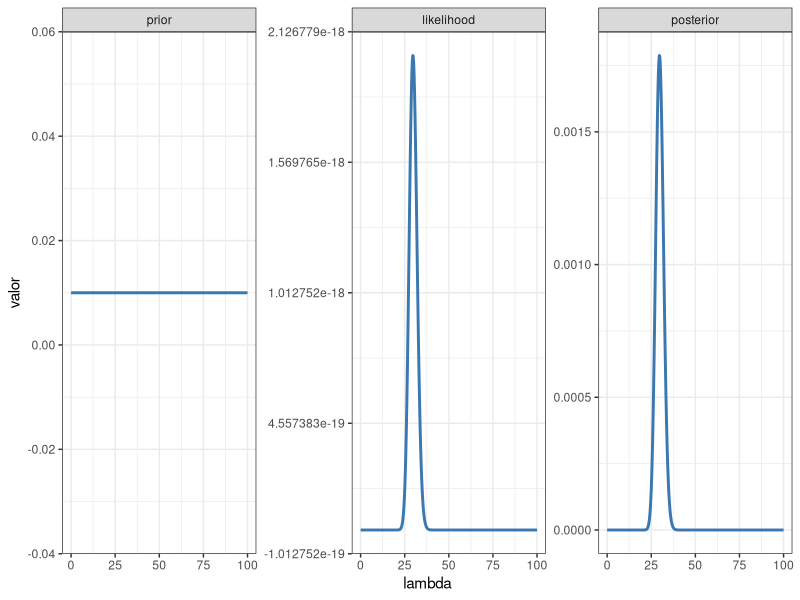
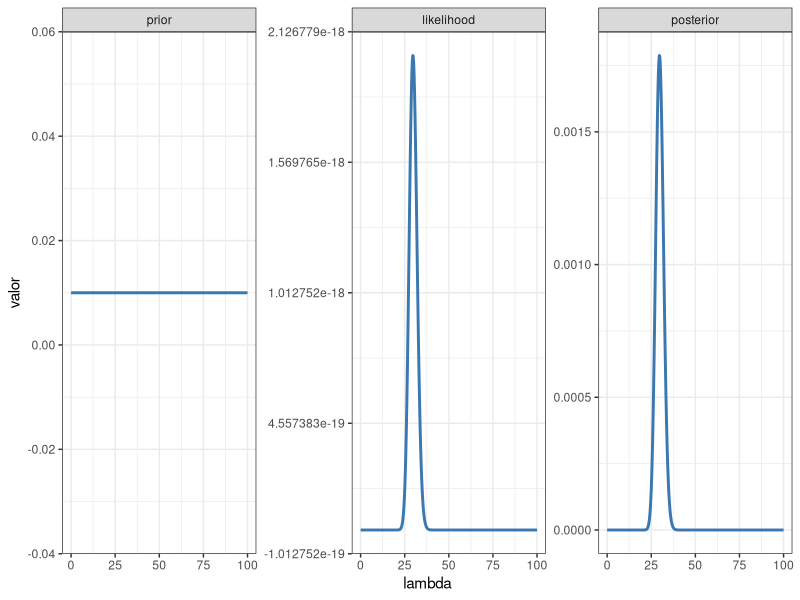

These figures' R source, in order:
## ---- chunk 1
library(ggplot2)

# Valores observados de "Y"
y <- c(64, 13, 33, 18, 30, 20)

# Altura de la densidad a priori uniforme
prior <- rep(1 / 100, 400)

# Grilla con los valorse de lambda
lambda_grid <- seq(0, 100, length.out = 400)
## ---- chunk 2
f_likelihood <- function(lambda, y_vector) {
  n <- length(y_vector)
  y_suma <- sum(y_vector)
  denominador <- prod(factorial(y_vector))
  (exp(- n * lambda) * lambda ^ y_suma) / denominador
}

likelihood <- f_likelihood(lambda_grid, y)
posterior_ <- prior * likelihood # ¿Es necesario multiplicar por 'prior'?
posterior_
## ---- chunk 3
#| fig-align: center
#| fig-height: 3.75
#| fig-width: 10
#| fig-dpi: 300
f_likelihood <- function(lambda, y_vector) {
  output <- numeric(length(lambda))
  for (i in seq_along(output)) {
    output[i] <- prod(dpois(y_vector, lambda[i]))
  }
  output
}

likelihood <- f_likelihood(lambda_grid, y)
posterior_ <- prior * likelihood
area <- integrate(f_likelihood, lower = 0, upper = 100, y_vector = y)$value
posterior <- posterior_ / area

df <- data.frame(
  grupo = factor(
    rep(c("prior", "likelihood", "posterior"), each = 400),
    levels = c("prior", "likelihood", "posterior"),
    ordered = TRUE
  ),
  lambda = rep(lambda_grid, 3),
  valor = c(prior, likelihood, posterior)
)

ggplot(df) +
  geom_line(aes(x = lambda, y = valor), color = "#3B78B0", linewidth = 1) +
  facet_wrap(~ grupo, scales = "free_y") +
  theme_bw()
## ---- chunk 4
#| fig-align: center
#| fig-height: 3.75
#| fig-width: 10
#| fig-dpi: 300
f_likelihood <- function(lambda, y_vector) {
  output <- numeric(length(lambda))
  for (i in seq_along(output)) {
    # El producto se transforma en suma
    output[i] <- sum(dpois(y_vector, lambda[i], log = TRUE))
  }
  # Volver a la escala original
  exp(output)
}

likelihood <- f_likelihood(lambda_grid, y)
posterior_ <- prior * likelihood
area <- integrate(f_likelihood, lower = 0, upper = 100, y_vector = y)$value
posterior <- posterior_ / area

df <- data.frame(
  grupo = factor(
    rep(c("prior", "likelihood", "posterior"), each = 400),
    levels = c("prior", "likelihood", "posterior"),
    ordered = TRUE
  ),
  lambda = rep(lambda_grid, 3),
  valor = c(prior, likelihood, posterior)
)

ggplot(df) +
  geom_line(aes(x = lambda, y = valor), color = "#3B78B0", linewidth = 1) +
  facet_wrap(~ grupo, scales = "free_y") +
  theme_bw()
